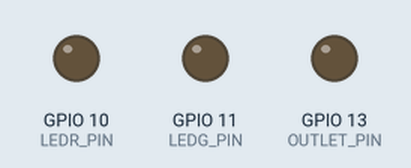
Recording of a sketch running on a simulated ESP32-S3. Parts: output pins drawn as LEDs (lit = HIGH). WiFi joins after 1.5 s; servers stay silent unless stated; what the sketch prints to the serial monitor is not drawn.

Above: at 0.1 s.
At 1.8 s:
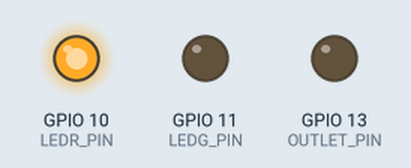
Timing chart, 0 to 3.3 s (numbered marks = the images above):
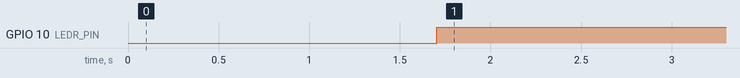

The sketch:

ESP32_OutletControl.ino
```cpp
//------------------------------------------------------------------
// Title    : ESP32_OutletControl
// Function : Outlet control cords for use with ESP32 boards
// History  : 20211107
//------------------------------------------------------------------
//시리얼(true), 와이파이(false) 통신 방식을 설정하는
#define DEBUG false

#include <WiFi.h>

// 시리얼 통신의 보드레이트설정
#define BOADRATE 115200

//와이파이 통신에 필요한 정보
#define AP_SSID "lab10"
#define AP_PSWD "1234567890"
#define HOST_IP "192.168.0.3"
#define PORT 80

//센서들의 핀설정
#define OUTLET_PIN 13
#define LEDR_PIN 10        //LED to indicate status
#define LEDG_PIN 11

//Client Cmd
#define CLIENT "O1"

IPAddress server(192,168,0,3);
WiFiClient client;

//flag = -1 : 반환값 없음
//flag = 1 : Concent ON
//flag = 0 : Concent OFF
int flag;

void setup() {
  Serial.begin(BOADRATE);
  Serial.print("start");

  // We start by connecting to a WiFi network
  Serial.println();
  Serial.print("Connecting to ");
  Serial.println(AP_SSID);

  WiFi.begin(AP_SSID, AP_PSWD);
  while (WiFi.status() != WL_CONNECTED) {
      delay(500);
      Serial.print(".");}

  Serial.println("");
  Serial.println("WiFi connected");

  pinMode(OUTLET_PIN, OUTPUT);
  pinMode(LEDR_PIN, OUTPUT);
  pinMode(LEDG_PIN, OUTPUT);
}

void loop(){
  if(client.connect(server, PORT)){
    Serial.println("server connected");

    flag = recvCmd();
    Serial.println(flag);

    if(flag == 1) outletOn();
    if(flag == 0) outletOff();

    client.flush();
  }
  delay(1000);
}

// 서버에서 cmd 수신
int recvCmd(){
  int value;

  //시리얼 통신코드
  if(DEBUG == true){
    if(Serial.available()){
      value = Serial.read();  //int형
      return value;
    }
  }

  //WiFi 통신
  if(DEBUG == false){
    if(client.available()){
//      String to charArray code
      String buf = client.readStringUntil('\r');
      Serial.println(buf);

      String cmd = buf.substring(0,2);
      if(cmd == CLIENT){
        String str = buf.substring(3,4);
        if(str == "0") return 0;
        else if(str == "1") return 1;
      }
      return -1;
    }
  }
}

//콘센트 켜기
void outletOn(){
  Serial.println("outlet on");
  digitalWrite(OUTLET_PIN, HIGH);
  digitalWrite(LEDR_PIN, LOW);
  digitalWrite(LEDG_PIN, HIGH);
}

//콘센트 끄기
void outletOff(){
  Serial.println("outlet off");
  digitalWrite(OUTLET_PIN, LOW);
  digitalWrite(LEDR_PIN, HIGH);
  digitalWrite(LEDG_PIN, LOW);
}
```

Measured:
- by itself, GPIO 10 (LEDR_PIN): LOW → HIGH at 1.7 s
